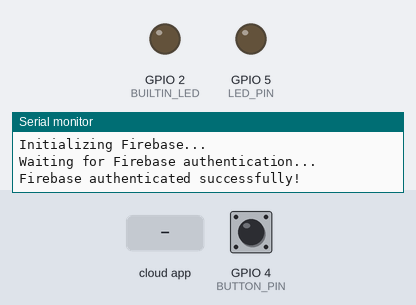
Simulated run of this sketch. Board: ESP32. Shown: output pins drawn as LEDs (lit = HIGH), the last lines printed to the serial monitor. The test bench sets the inputs (shaded band); at power-on: GPIO 4 (BUTTON_PIN) HIGH. WiFi joins after 1.5 s; servers stay silent unless stated; network time is answered at once with the bench clock; the local clock reads 2024-03-15 10:24:30 at power-on unless the sketch sets it; the Firebase database answers and starts empty.

Above: at 2.7 s.
2.8 s: GPIO 4 (BUTTON_PIN) pulled LOW for 0.15 s
At 3.7 s:
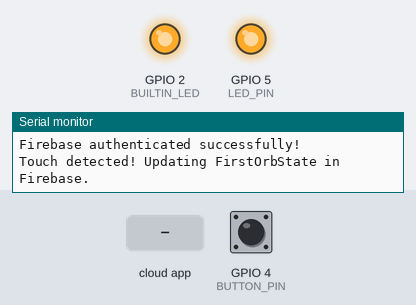
5.9 s: GPIO 4 (BUTTON_PIN) pulled LOW for 3.2 s
At 8.27 s:
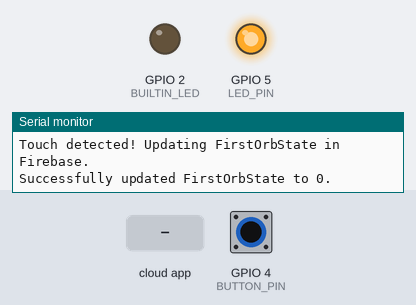
10.6 s: the phone or cloud app sets FirstOrbState to 1
At 14.9 s:
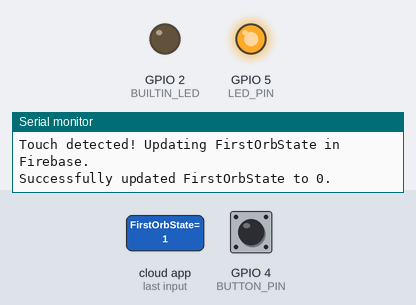
Timing chart, 0 to 16.4 s (numbered marks = the images above; inputs shaded):
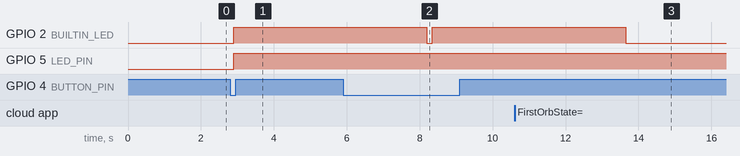

The sketch:

orblink.ino
```cpp
#include <WiFi.h>
#include <Firebase_ESP_Client.h>
#include <NTPClient.h>
#include "addons/TokenHelper.h"
#include "addons/RTDBHelper.h"

// Include Bluetooth headers
#include "esp_bt.h"
#include "esp_bt_main.h"

// Define a structure for Wi-Fi credentials.
struct WiFiNetwork {
  const char* ssid;
  const char* password;
};

// List of available Wi-Fi networks.
WiFiNetwork wifiNetworks[] = {
  {"SSID1", "password1"},
  {"SSID2", "password2"},
  {"SSID3", "password3"}
};
const int NUM_WIFI_NETWORKS = sizeof(wifiNetworks) / sizeof(wifiNetworks[0]);

// Firebase Configuration
#define API_KEY "<FIREBASE_API_KEY>"
#define DATABASE_URL "<FIREBASE_DATABASE_URL>"
#define USER_EMAIL "<FIREBASE_USER_EMAIL>"
#define USER_PASSWORD "<FIREBASE_USER_PASSWORD>"

// Pin configuration
const int LED_PIN = 5;
const int BUTTON_PIN = 4;    // Using this pin as a capacitive touch sensor
const int BUILTIN_LED = 2;

// Define a threshold for touch detection (adjust based on your environment)
#define TOUCH_THRESHOLD 50

// Global variables for connection management
unsigned long lastReconnectAttempt = 0;
unsigned long lastButtonCheck = 0;
const unsigned long RECONNECT_INTERVAL = 5000;
const unsigned long BUTTON_CHECK_INTERVAL = 100;
bool isFirebaseInitialized = false;

// Firebase objects
FirebaseData fbdo;
FirebaseAuth auth;
FirebaseConfig config;

WiFiUDP ntpUDP;
NTPClient timeClient(ntpUDP, "pool.ntp.org", 0, 3600000);

// Function declarations
bool initWiFi();
bool initFirebase();
void handleFirebaseError();
void handleOrbStates();

void setup() {
  Serial.begin(115200);
  Serial.println("\nStarting setup...");

  // Disable Bluetooth to reduce power consumption
  btStop();
  esp_bt_controller_disable();

  // Initialize pins
  pinMode(LED_PIN, OUTPUT);
  // For capacitive touch sensor, no need to set BUTTON_PIN as INPUT_PULLUP
  pinMode(BUILTIN_LED, OUTPUT);
  digitalWrite(LED_PIN, LOW);
  digitalWrite(BUILTIN_LED, LOW);

  // Initialize Wi-Fi by trying each network in the list.
  while (!initWiFi()) {
    Serial.println("WiFi connection failed. Retrying in 5 seconds...");
    delay(5000);
  }

  // Initialize NTP
  timeClient.begin();
  timeClient.setTimeOffset(0);
  timeClient.update();
  Serial.println("Current time: " + timeClient.getFormattedTime());

  // Initialize Firebase
  while (!initFirebase()) {
    Serial.println("Firebase initialization failed. Retrying in 5 seconds...");
    delay(5000);
  }
}

bool initWiFi() {
  Serial.println("Attempting to connect to available Wi-Fi networks...");
  // Loop through each network in our list.
  for (int i = 0; i < NUM_WIFI_NETWORKS; i++) {
    Serial.print("Connecting to: ");
    Serial.println(wifiNetworks[i].ssid);
    WiFi.begin(wifiNetworks[i].ssid, wifiNetworks[i].password);

    int attempts = 0;
    while (WiFi.status() != WL_CONNECTED && attempts < 20) {
      delay(500);
      Serial.print(".");
      attempts++;
    }

    if (WiFi.status() == WL_CONNECTED) {
      Serial.println();
      Serial.print("Connected to ");
      Serial.println(wifiNetworks[i].ssid);
      Serial.print("IP Address: ");
      Serial.println(WiFi.localIP());
      return true;
    } else {
      Serial.println();
      Serial.print("Failed to connect to ");
      Serial.println(wifiNetworks[i].ssid);
    }
  }
  // None of the networks connected.
  return false;
}

bool initFirebase() {
  if (isFirebaseInitialized) {
    return true;
  }

  Serial.println("Initializing Firebase...");

  config.api_key = API_KEY;
  config.database_url = DATABASE_URL;

  auth.user.email = USER_EMAIL;
  auth.user.password = USER_PASSWORD;

  config.token_status_callback = tokenStatusCallback;

  Firebase.begin(&config, &auth);
  Firebase.reconnectWiFi(true);

  Firebase.RTDB.setReadTimeout(&fbdo, 1000 * 60);
  Firebase.RTDB.setwriteSizeLimit(&fbdo, "tiny");

  Serial.println("Waiting for Firebase authentication...");
  int authAttempts = 0;
  while (!Firebase.ready() && authAttempts < 30) {
    Serial.print(".");
    delay(1000);
    authAttempts++;
  }

  if (Firebase.ready()) {
    Serial.println("\nFirebase authenticated successfully!");
    isFirebaseInitialized = true;
    return true;
  }

  Serial.println("\nFirebase authentication failed!");
  return false;
}

void handleFirebaseError() {
  Serial.println("Firebase error: " + fbdo.errorReason());

  if (!Firebase.ready()) {
    isFirebaseInitialized = false;
    Serial.println("Attempting to reinitialize Firebase...");
    initFirebase();
  }
}

void handleOrbStates() {
  // Check FirstOrbState from Firebase
  if (Firebase.RTDB.getInt(&fbdo, "/FirstOrbState")) {
    int firstOrbState = fbdo.intData();
    if (firstOrbState == 1) {
      digitalWrite(LED_PIN, HIGH);
    } else {
      digitalWrite(LED_PIN, LOW);
    }
  } else {
    Serial.println("Error reading FirstOrbState: " + fbdo.errorReason());
  }

  // Read the capacitive touch sensor value
  int touchValue = touchRead(BUTTON_PIN);

  if (touchValue < TOUCH_THRESHOLD) {
    Serial.println("Touch detected! Updating FirstOrbState in Firebase.");

    // Light up local indicators immediately
    digitalWrite(LED_PIN, HIGH);
    digitalWrite(BUILTIN_LED, HIGH);

    // Update Firebase state to 1.
    if (Firebase.RTDB.setInt(&fbdo, "/FirstOrbState", 1)) {
      // Wait 5000 ms (blocking delay here for simplicity)
      delay(5000);

      // Try to set Firebase state to 0.
      int attempts = 0;
      bool success = false;
      while (attempts < 3 && !success) {
        if (Firebase.RTDB.setInt(&fbdo, "/FirstOrbState", 0)) {
          success = true;
          Serial.println("Successfully updated FirstOrbState to 0.");
        } else {
          Serial.print("Attempt ");
          Serial.print(attempts);
          Serial.println(" to reset FirstOrbState failed. Retrying...");
          attempts++;
          delay(1000);  // Wait a second before retrying
        }
      }
      digitalWrite(BUILTIN_LED, LOW);
    } else {
      Serial.println("Failed to update FirstOrbState to 1.");
    }
  }
}

void loop() {
  // Check Wi-Fi connection.
  if (WiFi.status() != WL_CONNECTED) {
    Serial.println("WiFi disconnected. Attempting to reconnect...");
    if (initWiFi()) {
      initFirebase();
    }
    delay(1000);
    return;
  }

  // Ensure Firebase is ready.
  if (!Firebase.ready()) {
    unsigned long currentMillis = millis();
    if (currentMillis - lastReconnectAttempt > RECONNECT_INTERVAL) {
      lastReconnectAttempt = currentMillis;
      Serial.println("Firebase not ready. Attempting to reinitialize...");
      initFirebase();
    }
    delay(100);
    return;
  }

  // Handle Orb states only when Firebase is ready.
  unsigned long currentMillis = millis();
  if (currentMillis - lastButtonCheck >= BUTTON_CHECK_INTERVAL) {
    lastButtonCheck = currentMillis;
    handleOrbStates();
  }
}
```

Measured:
- after the input at 2.8 s, GPIO 2 (BUILTIN_LED), GPIO 5 (LED_PIN): LOW → HIGH after 0.09 s
- after the input at 5.9 s, GPIO 5 (LED_PIN): stays HIGH (without the input it goes to LOW after 2.4 s)
- after the input at 10.6 s, GPIO 5 (LED_PIN): stays HIGH (without the input it goes to LOW after 3.2 s)
